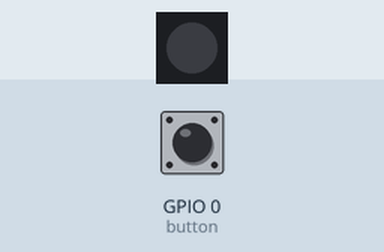
Bench run of a program on a simulated ESP32 board running MicroPython. Shown: 1 RGB LEDs in strip order, left to right. Inputs (shaded band) come from the test bench; at power-on: GPIO 0 (button) HIGH. Dim RGB values are drawn brighter than linear.

Above: at 1.2 s.
1.3 s: GPIO 0 (button) pulled LOW for 0.15 s
At 2.1 s:
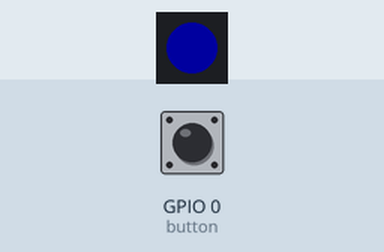
2.9 s: GPIO 0 (button) pulled LOW for 1 s
At 3.3 s:
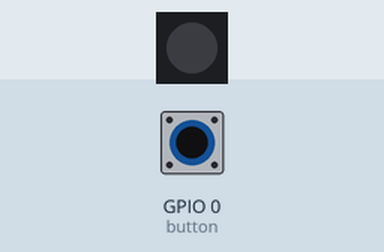
5.4 s: GPIO 0 (button) pulled LOW for 3.2 s
At 6.4 s:
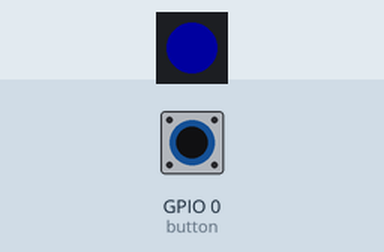
Timing chart, 0 to 8.4 s (numbered marks = the images above; inputs shaded):
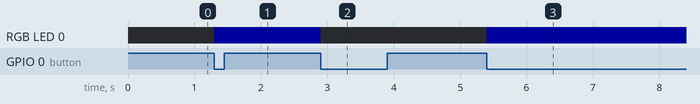

The program:

button.py
```python
# (licence header left out)
from machine import Pin
from neopixel import NeoPixel
from utime import sleep
import sys

LED_PIN = 47
LED_INTENSITY = 0x1f

class BLE_led():
    def __init__(self):
        self.state = False
        self.led = NeoPixel(Pin(LED_PIN),1)
        self.led_off()

    def led_off(self):
        # switch LED off
        self.led[0] = (0,0,0)
        self.led.write()
        self.state = False

    def led_on(self):
        # switch LED on (blue color)
        self.led[0] = (0,0,LED_INTENSITY)
        self.led.write()
        self.state = True

    def toggle(self):
        if self.state:
            self.led_off()
        else:
            self.led_on()

button = Pin(0,Pin.IN)
led = BLE_led()

def button_irq(pin):
    led.toggle()

button.irq(trigger=Pin.IRQ_FALLING, handler=button_irq)

try:
    while True:
        sleep(1)
except KeyboardInterrupt:
    led.led_off()
    sys.exit()
```

Measured:
- after the input at 1.3 s, RGB LED 0: off → RGB(0, 0, 31) at once
- after the input at 2.9 s, RGB LED 0: RGB(0, 0, 31) → off at once
- after the input at 5.4 s, RGB LED 0: off → RGB(0, 0, 31) at once
